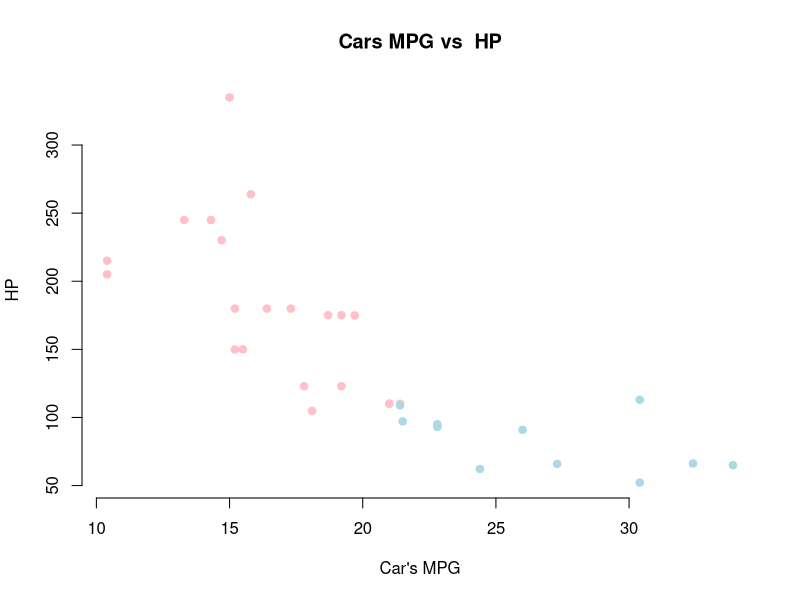

The R source for this figure:
## ---- chunk 1
knitr::opts_chunk$set(echo = FALSE)
## ---- chunk 2
plot(jitter(mtcars$hp) ~ mtcars$mpg,xlab="Car's MPG",ylab="HP",main="Cars MPG vs  HP",pch=19,frame.plot=FALSE,col=ifelse(mtcars$cyl > 4, "pink", "light blue"))
legend(65,80,pch=c(19,19),col=c("pink","light blue"),c("female", "male"),bty="o",cex=.8)
